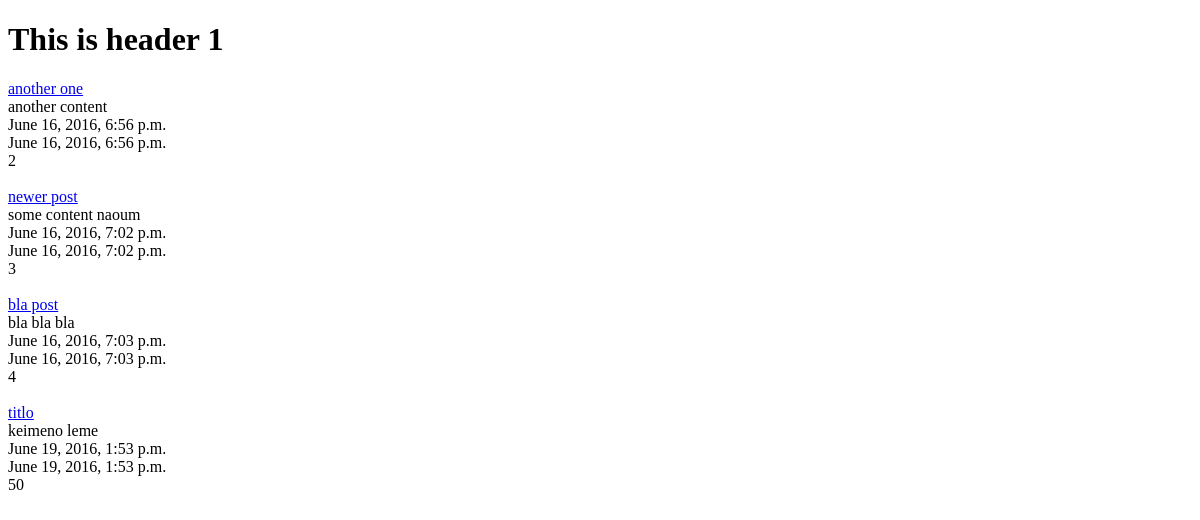
The app's page /posts/, older data.
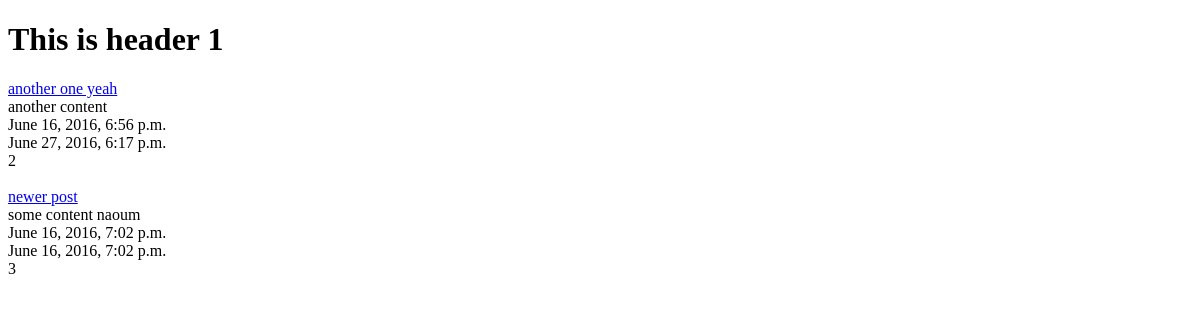
The same page, newer data.
### posts/models.py (models this page shows, shortened)
class Post(models.Model):
	title = models.CharField(max_length = 120)
	content = models.TextField()
	updated = models.DateTimeField(auto_now_add=False, auto_now=True)
	timestamp = models.DateTimeField(auto_now_add=True, auto_now=False)
	def get_absolute_url(self):
		return reverse("posts:detail" , kwargs={"post_id":self.id})

### posts/views.py (the view)
def post_list(request):
	queryset = Post.objects.all()
	context = {
		'title' : "Posts",
		"posts" : queryset
	}
	return render(request, 'index.html', context)

### templates/index.html (shortened to what this page needs)
<!DOCTYPE html>
<html>
<head>
</head>
<body>
<h1>This is header 1</h1>
{% for post in posts %}
<a href='{{ post.get_absolute_url }}'>{{post.title}}</a><br>
{{post.content}}<br>
{{post.timestamp}}<br>
{{post.updated}}<br>
{{post.id}}<br>
<br>
{%endfor%}
</body>
</html>

Row changes from the older to the newer data that the page shows:
removed Post: title "bla post", content "bla bla bla", timestamp "June 16, 2016, 7:03 p.m.", updated "June 16, 2016, 7:03 p.m.", id "4"
removed Post: title "titlo", content "keimeno leme", timestamp "June 19, 2016, 1:53 p.m.", updated "June 19, 2016, 1:53 p.m.", id "50"
changed Post "another content": title "another one" → "another one yeah"; updated "June 16, 2016, 6:56 p.m." → "June 27, 2016, 6:17 p.m."
